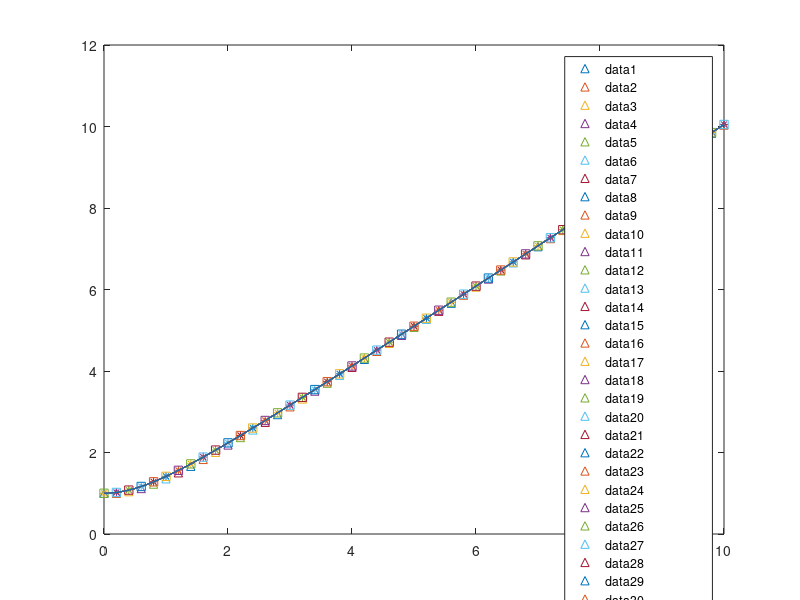

MATLAB code for this plot:
c1 = 0;
c2 = 0;
c3 = 0;
c4 = 0;
eul = 1;
tEul = 1;
bEul = 1;
  
printf('Euler method:');
  
for x = 0:0.2:10
    
  if (x!=0)
    f = eul + 0.2*((x-0.2)/eul);
    eul = f;  
  endif
    
  printf('y%d = %f\n',c1,eul);
  c1 = c1 + 1;
  plot(x,eul,'^');
  hold on
    
endfor
  
printf('Modified Euler method:');
  
for x = 0:0.2:10
    
  if (x!=0)
    f = tEul + 0.2*((x - 0.1)/(tEul + 0.1*((x-0.2)/tEul)));
    tEul = f;  
  endif
    
  printf('y%d = %f\n',c2,tEul);
  c2 = c2 + 1;
  plot(x,tEul,'*');
  hold on
    
endfor
  
printf('Improved Euler method:');
   
for x = 0:0.2:10
    
  if (x!=0)
    f = bEul + 0.1*((x-0.2)/bEul) + 0.1*(x/(bEul + 0.2*((x-0.2)/bEul)));
    bEul = f;  
  endif
    
  printf('y%d = %f\n',c3,bEul);
  c3 = c3 + 1;
  plot(x,bEul,'s');
  hold on
    
endfor  
  
printf('Exact solution:');
  
for x = 0:0.2:10
    
  if(x!=0)
    f = sqrt(x^2 + 1);
  else
    f = 1;
  endif  
    
  printf('y(x%d) = %f\n',c4,f);
  c4 = c4 + 1;
  fplot( @(x) sqrt(x.^2 + 1) , [0,10]); %
  hold on
    
endfor